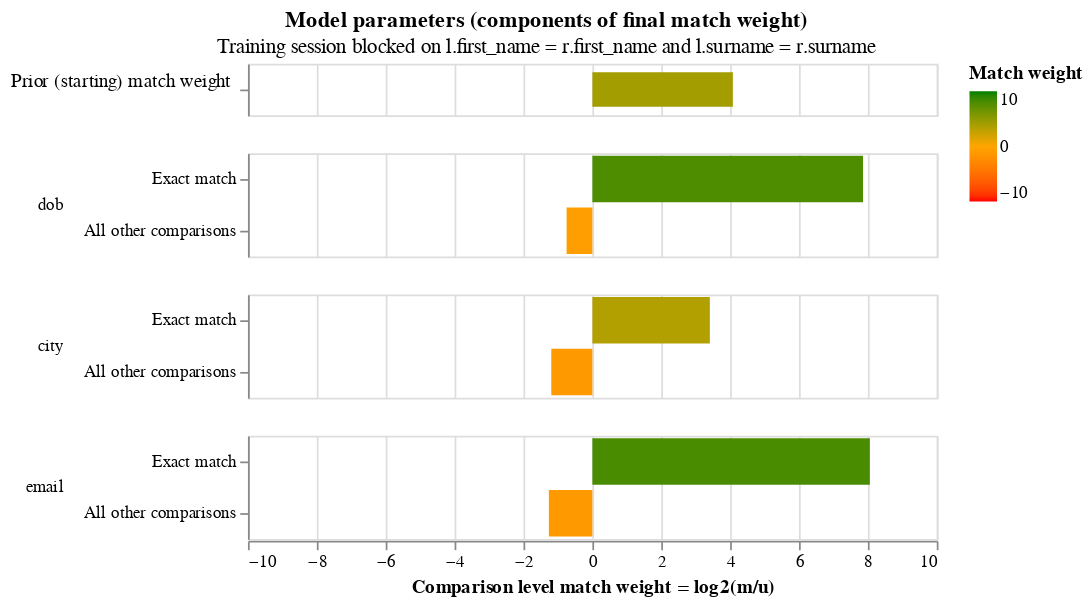

The notebook cell saved with this chart:
### Markdown cell above
We then use the expectation maximisation algorithm to train the `m` values.

Note that in this first EM training session we block on `first_name` and `surname`, meaning that all comparisons will have `first_name` and `surname` exactly equal.   This means that, in this training session, we cannot estimate parameter estimates for the `first_name` or `surname` columns, as seen in the log messages, and their absence from the match weights chart.

### Code cell
training_blocking_rule = "l.first_name = r.first_name and l.surname = r.surname"
training_session_names = linker.estimate_parameters_using_expectation_maximisation(training_blocking_rule)

training_session_names.match_weights_interactive_history_chart()

### Figure 1 — Vega-Lite specification as saved in the notebook (floating-point values rounded to 4 significant figures; data arrays with more than 128 entries replaced by an {"elided": "..."} marker saying what was removed)
{"$schema": "https://vega.github.io/schema/vega-lite/v5.2.json", "config": {"header": {"title": null}, "mark": {"tooltip": null}, "title": {"anchor": "middle"}, "view": {"height": 60, "width": 400}}, "data": {"values": {"elided": "182 records"}}, "params": [{"bind": {"input": "range", "max": 25, "min": 0, "step": 1}, "description": "Filter by the interation number", "name": "iteration_number", "value": 25}], "resolve": {"axis": {"y": "independent"}, "scale": {"y": "independent"}}, "selection": {"zoom_selector": {"bind": "scales", "encodings": ["x"], "type": "interval"}}, "title": {"subtitle": "Training session blocked on l.first_name = r.first_name and l.surname = r.surname", "text": "Model parameters (components of final match weight)"}, "transform": [{"filter": "(datum.iteration == iteration_number)"}], "vconcat": [{"encoding": {"color": {"field": "log2_bayes_factor", "scale": {"domain": [-10, 0, 10], "range": ["red", "orange", "green"]}, "title": "Match weight", "type": "quantitative"}, "tooltip": [{"field": "comparison_name", "title": "Comparison name", "type": "nominal"}, {"field": "proportion_of_matches", "format": ".4f", "title": "Proportion of matches", "type": "nominal"}, {"field": "log2_bayes_factor", "format": ",.4f", "title": "Equivalent match weight", "type": "quantitative"}, {"field": "bayes_factor_description", "title": "Match weight description", "type": "nominal"}], "x": {"axis": {"domain": false, "labels": false, "ticks": false, "title": ""}, "field": "log2_bayes_factor", "scale": {"domain": [-10, 10]}, "type": "quantitative"}, "y": {"axis": {"title": "Prior (starting) match weight", "titleAlign": "right", "titleAngle": 0, "titleFontWeight": "normal"}, "field": "label_for_charts", "sort": {"field": "comparison_vector_value", "order": "descending"}, "type": "nominal"}}, "height": 30, "mark": {"clip": true, "height": 20, "type": "bar"}, "selection": {"zoom_selector": {"bind": "scales", "encodings": ["x"], "type": "interval"}}, "transform": [{"filter": "(datum.comparison_name == 'proportion_of_matches')"}]}, {"encoding": {"color": {"field": "log2_bayes_factor", "scale": {"domain": [-10, 0, 10], "range": ["red", "orange", "green"]}, "title": "Match weight", "type": "quantitative"}, "row": {"field": "comparison_name", "header": {"labelAlign": "left", "labelAnchor": "middle", "labelAngle": 0}, "sort": {"field": "comparison_sort_order"}, "type": "nominal"}, "tooltip": [{"field": "comparison_name", "title": "Comparison name", "type": "nominal"}, {"field": "label_for_charts", "title": "Label", "type": "ordinal"}, {"field": "sql_condition", "title": "SQL condition", "type": "nominal"}, {"field": "m_probability", "format": ".4f", "title": "M probability", "type": "quantitative"}, {"field": "u_probability", "format": ".4f", "title": "U probability", "type": "quantitative"}, {"field": "bayes_factor", "format": ",.4f", "title": "Bayes factor = m/u", "type": "quantitative"}, {"field": "log2_bayes_factor", "format": ",.4f", "title": "Match weight = log2(m/u)", "type": "quantitative"}, {"field": "bayes_factor_description", "title": "Match weight description", "type": "nominal"}], "x": {"axis": {"title": "Comparison level match weight = log2(m/u)"}, "field": "log2_bayes_factor", "scale": {"domain": [-10, 10]}, "type": "quantitative"}, "y": {"axis": {"title": null}, "field": "label_for_charts", "sort": {"field": "comparison_vector_value", "order": "descending"}, "type": "nominal"}}, "mark": {"clip": true, "type": "bar"}, "resolve": {"axis": {"y": "independent"}, "scale": {"y": "independent"}}, "selection": {"zoom_selector": {"bind": "scales", "encodings": ["x"], "type": "interval"}}, "transform": [{"filter": "(datum.comparison_name != 'proportion_of_matches')"}]}]}
